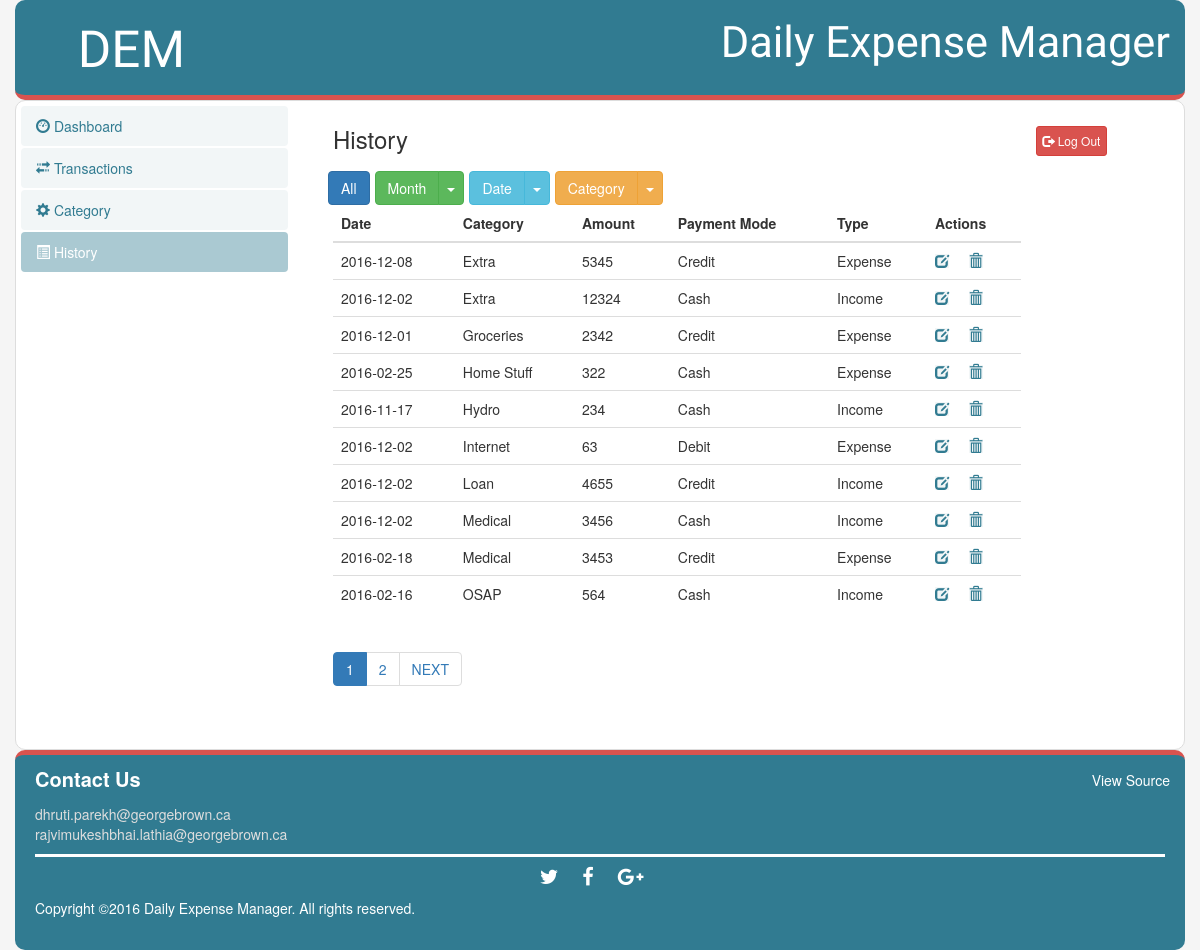
/history.php (signed in), run on the app's committed database.
### tables this page shows
CREATE TABLE IF NOT EXISTS `transaction` (
  `transId` int(5) NOT NULL AUTO_INCREMENT,
  `amount` float NOT NULL,
  `category` varchar(15) NOT NULL DEFAULT 'Rent',
  `date` date NOT NULL,
  `description` varchar(50) DEFAULT NULL,
  `paymentMode` varchar(15) NOT NULL DEFAULT 'Cash',
  `transType` varchar(10) NOT NULL DEFAULT 'Expense',
  `userId` int(3) unsigned NOT NULL,
  PRIMARY KEY (`transId`),
  UNIQUE KEY `transId` (`transId`)
);

### Template/database_conn.php (called while the page is built, shortened)
<?php
class Connection{
    static $connection;
    public static function get(){
        try {
            if (!self::$connection) {
                self::$connection = new PDO('mysql:host=127.0.0.1;dbname=f6team11_dem', 'f6team11', 'f6@team11');
            }
        }
        catch(Excception $ex){
            echo $ex->getMessage();
        }
        return self::$connection;
    }
}

### history.php (the view, shortened to what this page needs)
<?php
require_once "Template/database_conn.php";
$pagePath = __FILE__;
$userInfo = User::getUserInfo();
$page = "history";
if(isset($_POST['selectedMonth'])) {
    $selectedMonth = date('m',strtotime($_POST['selectedMonth']));
    $recordStmt = Connection::get()->prepare("SELECT COUNT(*) AS Total FROM `transaction` WHERE MONTH(date) = :month AND userId = :userId");
    $recordStmt->bindParam(':month', $selectedMonth);
    $recordStmt->bindParam(':userId', $userInfo['userId'] );
}
else if(isset($_POST['selectedCategory'])) {
    $selectedCategory = $_POST['selectedCategory'];
    $recordStmt = Connection::get()->prepare("SELECT COUNT(*) AS Total FROM `transaction` WHERE category = :category AND userId = :userId");
    $recordStmt->bindParam(':category', $selectedCategory);
    $recordStmt->bindParam(':userId', $userInfo['userId'] );
}
else if(isset($_POST['selectedDate'])) {
    $selectedDate = date('Y-m-d',  strtotime($_POST['selectedDate']));
    $recordStmt = Connection::get()->prepare("SELECT COUNT(*) AS Total FROM `transaction` WHERE date = :date AND userId = :userId");
    $recordStmt->bindParam(':date', $selectedDate);
    $recordStmt->bindParam(':userId', $userInfo['userId'] );
}
else{
    $recordStmt = Connection::get()->prepare("SELECT COUNT(*) AS Total FROM `transaction` WHERE userId = :userId");
    $recordStmt->bindParam(':userId', $userInfo['userId'] );
}
$recordStmt->execute();
$record = $recordStmt->fetch(PDO::FETCH_ASSOC);
$limit = 10;
$totalRecords = $record['Total'];
$totalPages = ceil($totalRecords/$limit);
$pageNum = isset($_GET['page']) ? (int)$_GET['page'] : 1;
$start = ($pageNum-1) * $limit;
if(isset($_POST['selectedMonth'])){
    $selectedMonth = date('m',strtotime($_POST['selectedMonth']));
    $stmt = Connection::get()->prepare("SELECT transId,category,`date`,amount,paymentMode,transType FROM `transaction` WHERE MONTH(date) = :month AND userId = :userId ORDER BY `category` ASC LIMIT $start,$limit");
    $stmt->bindParam(':month', $selectedMonth);
    $stmt->bindParam(':userId', $userInfo['userId'] );
    $stmt->execute();
}
else {
    $stmt = Connection::get()->prepare("SELECT transId,category,`date`,amount,paymentMode,transType FROM `transaction` WHERE userId = :userId ORDER BY `category` ASC LIMIT $start,$limit");
    $stmt->bindParam(':userId', $userInfo['userId'] );
    $stmt->execute();
}
function get_pagination($pageNum, $totalPages) {
    $html = '';
    $current = $pageNum;
    if($totalPages > 2) {
        if ($pageNum == $totalPages) {
            $current = $pageNum - 2;
        } else if ($pageNum + 1 == $totalPages) {
            $current = $pageNum - 1;
        }
    }
    else {
        $current = $pageNum;
    }
    for($i=1; $i<4; $i++) {
        if($current <= $totalPages) {
            $html .= "<li class='" .($pageNum==$current ? 'active' : ''). "'><a href='?page={$current}'>{$current}</a></li>";
            $current++;
        }
    }
    if($pageNum<$totalPages) {
        $html .= "<li><a href='?page=" .($pageNum+1) ."'> NEXT </a></li></a>";
    }
    return $html;
}
include_once "Template/header.php";
?>
<div class="container" id="contents">
    <div class="row">
        <?php include_once "Template/sidebar.php"; ?>
        <div id="part2" class="col-lg-9 col-md-9">
            <h3>
                <span class="col-lg-10 col-md-10 col-sm-8 col-xs-8">History</span>
                <a href="logout.php" id="log-out" class="btn btn-danger btn-sm col-lg-1 col-md-1 col-sm-3 col-xs-3">
                    <span class="glyphicon glyphicon-log-out"></span> Log Out
                </a>
            </h3>
            <div class="col-lg-10 col-md-10">
                <div class="btn-toolbar">
                    <div class="btn-btn">
                        <form action="history.php" name="allForm" method="post">
                            <button type="submit" class="btn btn-primary" >All</button>
                        </form>
                    </div>
                    <div class="btn-group month">
                        <button type="button"  for="month" class="btn btn-success">Month</button>
                        <button type="button" data-toggle="dropdown" class="btn btn-success dropdown-toggle"><span class="caret"></span></button>
                    </div>
                        <div class="btn-group date">
                            <button type="button" class="btn btn-info">Date</button>
                            <button type="button" name="date" data-toggle="dropdown" class="btn btn-info dropdown-toggle"><span class="caret"></span></button>
                        </div>
                        <div class="btn-group category">
                            <button type="button" class="btn btn-warning">Category</button>
                            <button type="button" name="category" data-toggle="dropdown" class="btn btn-warning dropdown-toggle" id="dropdown"><span class="caret"></span></button>
                        </div>
                </div>
                <table id="table" class="table table-hover" cellspacing="0" width="100%">
                    <thead>
                    <tr>
                        <th>Date</th>
                        <th>Category</th>
                        <th>Amount</th>
                        <th>Payment Mode</th>
                        <th>Type</th>
                        <th>Actions</th>
                    </tr>
                    </thead>
                    <tbody>
                    <?php
                    if($stmt->rowCount() > 0){
                        while ($row = $stmt->fetch(PDO::FETCH_ASSOC)){
                            echo "<tr>
                                    <td>{$row['date']}</td>
                                    <td>{$row['category']}</td>
                                    <td>{$row['amount']}</td>
                                    <td>{$row['paymentMode']}</td>
                                    <td>{$row['transType']}</td>
                                    <td>
                                        <a data-id='{$row['transId']}' data-tdate='{$row['date']}' data-mode='{$row['paymentMode']}' data-type='{$row['transType']}' data-amount='{$row['amount']}' data-category='{$row['category']}' class=\"glyphicon glyphicon-edit\"  data-toggle=\"modal\" data-target=\"#editModal\"></a>&nbsp;&nbsp;&nbsp;&nbsp;
                                        <a data-id='{$row['transId']}' data-tdate='{$row['date']}' data-mode='{$row['paymentMode']}' data-type='{$row['transType']}' data-amount='{$row['amount']}' data-category='{$row['category']}' class=\"glyphicon glyphicon-trash\"  data-toggle=\"modal\" data-target=\"#removeModal\"></a>
                                    </td>
                                 </tr>";
                        }
                    }
                    else{
                        echo "<tr>
                                  <td class='result' colspan='6'>No Results...</td>
                              </tr>";
                    }
                    ?>
                    </tbody>
                </table>
            </div>
            <div class="row">
                <ul class="pagination col-lg-10 col-md-10">
                    <?php echo get_pagination($pageNum, $totalPages); ?>
                </ul>
            </div>
        </div>
    </div>
</div>
<?php include_once "Template/footer.php";?>

### Template/header.php (shortened to what this page needs)
<!DOCTYPE html>
<html lang="en">
<head>
    <link rel="stylesheet" href="css/bootstrap.min.css">
    <link rel="stylesheet" href="font-awesome/css/font-awesome.min.css">
    <link rel="stylesheet" href="css/style.css">
    <link rel="stylesheet" href="css/add_transaction.css">
    <link rel="stylesheet" href="css/datepicker.css">
    <link rel="stylesheet" href="css/history.css">
</head>
<body>
    <div id="wrapper" class="container">
        <header>
            <div class="row header">
                <div class="col-lg-2 col-md-2 col-sm-2 col-xs-2"> DEM </div>
                <div class="col-lg-10 col-md-10 col-sm-10 col-xs-10"> Daily Expense Manager</div>
            </div>
        </header>

### Template/sidebar.php
<div class="col-lg-3 col-md-3">
    <ul class="nav nav-pills nav-stacked" id="navigation">
        <li role="presentation" class="<?php if($page == "dashboard") echo "active"; else echo ''; ?>"><a href="dashboard.php"><span class="glyphicon glyphicon-dashboard" aria-hidden="true"></span>   Dashboard</a></li>
        <li role="presentation" class="<?php if($page == "transaction") echo "active"; else echo ''; ?>"><a href="add_transaction.php"><span class="glyphicon glyphicon-transfer" aria-hidden="true"></span>   Transactions</a></li>
        <li role="presentation" class="<?php if($page == "category") echo "active"; else echo ''; ?>"><a href="category.php"><span class="glyphicon glyphicon-cog" aria-hidden="true"></span>   Category</a></li>
        <li role="presentation" class="<?php if($page == "history") echo "active"; else echo ''; ?>"><a href="history.php"><span class="glyphicon glyphicon-list-alt" aria-hidden="true"></span>   History</a></li>
    </ul>
</div>

### Template/footer.php
        <footer>
           <a class="pull-right" href="/folder_view/vs.php?s=<?php echo $pagePath; ?>" target="_blank">View Source</a>
            <address>
                <strong>Contact Us</strong>
                <a href="mailto:#dhruti.parekh@georgebrown.ca">dhruti.parekh@georgebrown.ca</a>
                <a href="mailto:#rajvimukeshbhai.lathia@georgebrown.ca">rajvimukeshbhai.lathia@georgebrown.ca</a>
            </address>
            <section class="share">
                <a href="https://twitter.com/?lang=en" target="_blank"><span class="fa fa-twitter"></span></a>
                <a href="https://www.facebook.com/" target="_blank"><span class="fa fa-facebook"></span></a>
                <a href="https://www.google.ca/" target="_blank"><span class="fa fa-google-plus"></span></a>
            </section>
            <p>Copyright ©2016 Daily Expense Manager. All rights reserved.</p>
        </footer>
    </div>
</body>
</html>

### css/style.css (style rules this page uses)
* { margin: 0; padding: 0; }
html, body { height: 100%; }
body { background-color: #f5f5f5; }
div#wrapper { padding: 0; height: 100%; overflow: visible; min-height: 100%; position: relative; }
header, footer { left: 0; color: #fff; border-radius: 10px; background-color: #317b91; }
header { height: 100px; overflow: hidden; position: relative; border-bottom: 5px solid #d9534f; }
footer { height: 200px; overflow: visible; position: relative; border-top: 5px solid #d9534f; }
div#contents { min-height: 650px; padding: 5px; overflow: visible; border-radius: 10px; border: 1px solid #ddd; background-color: #fff; }
header div.row div:first-child { font-size: 455%; text-align: right; padding-top: 10px; padding-left: 35px; font-family: 'Molle', cursive; }
header div.row div:last-child { font-size: 345%; text-align: right; padding-top: 10px; padding-right: 50px; font-family: 'Coiny', cursive; }
a { background-color: #F2F6F7; color : #317b91; }
.nav-pills>li.active>a { background-color: #AAC9D2; }
footer address { margin: 0 20px; padding: 10px 0; border-bottom: 3px solid #FFF; }
footer address strong { display: block; font-size: 20px; margin-bottom: 10px; }
footer address a { display: block; color: #DDD; background: transparent; }
footer p { margin: 0px 20px; }
section.share { width: 12%; display: block; margin: 10px auto; }
section.share a { color: #FFF; background: transparent; }
section.share a .fa { margin: 0 10px; font-size: 20px; }
.pagination { display: block; margin: 20px 15px; border-radius: 4px; padding-left: 15px; }
a.pull-right { background:transparent; color: white; margin-right: 15px; margin-top: 15px; }
@media only screen and  (min-width : 480px) { header div.row div:last-child { font-size: 165%; text-align: right; padding-top: 25px; padding-right: 40px; } }
@media only screen and  (min-width : 480px) { header div.row div:first-child { font-size: 165%; text-align: right; padding-top: 28px; padding-left: 35px; } }
@media only screen and (min-width : 650px) { header div.row div:last-child { font-size: 215%; text-align: right; padding-top: 22px; padding-right: 40px; } }
@media only screen and (min-width : 650px) { header div.row div:first-child { font-size: 200%; text-align: right; padding-top: 28px; padding-left: 35px; } }
@media only screen and (min-width : 698px) { header div.row div:last-child { font-size: 265%; text-align: right; padding-top: 15px; padding-right: 30px; } }
@media only screen and (min-width : 698px) { header div.row div:first-child { font-size: 245%; text-align: right; padding-top: 22px; padding-left: 35px; } }
@media only screen and (min-width: 768px) { header div.row div:last-child { font-size: 290%; text-align: right; padding-top: 15px; padding-right: 30px; } }
@media only screen and (min-width: 768px) { header div.row div:first-child { font-size: 320%; text-align: right; padding-top: 20px; padding-left: 35px; } }
@media only screen and (min-width: 992px) { header div.row div:last-child { font-size: 310%; text-align: right; padding-top: 12px; padding-right: 30px; } }
@media only screen and (min-width: 992px) { header div.row div:first-child { font-size: 365%; text-align: right; padding-top: 14px; padding-left: 35px; } }

### css/add_transaction.css (style rules this page uses)
#log-out { padding: 5px; margin-bottom: 15px; align-content: stretch; }

### data on the page
transaction: date "2016-12-08", category "Extra", amount "5345", paymentMode "Credit", transType "Expense"
transaction: date "2016-12-02", category "Extra", amount "12324", paymentMode "Cash", transType "Income"
transaction: date "2016-12-01", category "Groceries", amount "2342", paymentMode "Credit", transType "Expense"
transaction: date "2016-02-25", category "Home Stuff", amount "322", paymentMode "Cash", transType "Expense"
transaction: date "2016-11-17", category "Hydro", amount "234", paymentMode "Cash", transType "Income"
transaction: date "2016-12-02", category "Internet", amount "63", paymentMode "Debit", transType "Expense"
transaction: date "2016-12-02", category "Loan", amount "4655", paymentMode "Credit", transType "Income"
transaction: date "2016-12-02", category "Medical", amount "3456", paymentMode "Cash", transType "Income"
transaction: date "2016-02-18", category "Medical", amount "3453", paymentMode "Credit", transType "Expense"
transaction: date "2016-02-16", category "OSAP", amount "564", paymentMode "Cash", transType "Income"
